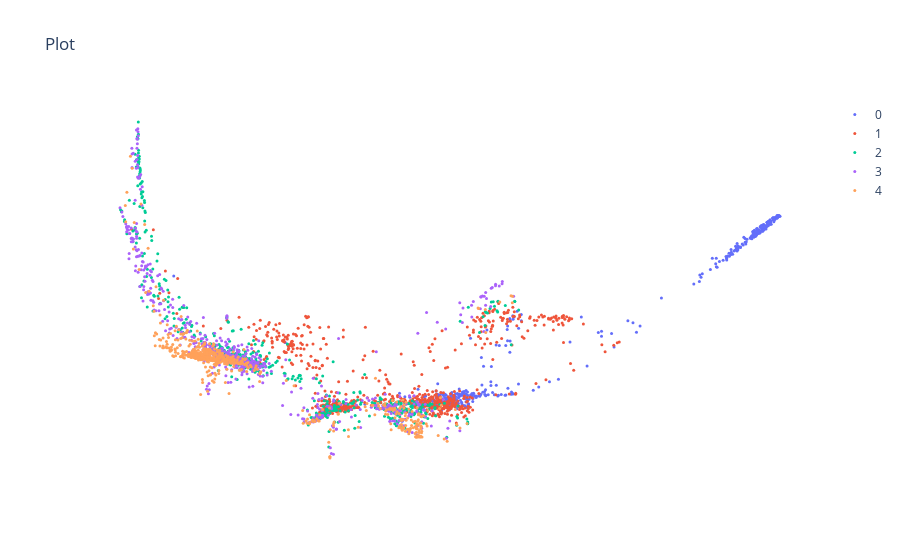

Notebook code for this chart:
### Code cell
scatter(data['phate'], data['colors'], s=3, white_bkgrnd=True, ticks=False, rescale=True).show()

### Figure 1 — Plotly figure (JSON) as saved in the notebook; plotly's stock layout.template omitted (floating-point values rounded to 4 significant figures; data arrays with more than 128 entries replaced by an {"elided": "..."} marker saying what was removed)
{"data": [{"marker": {"color": 0, "colorscale": [[0, "#440154"], [0.1111, "#482878"], [0.2222, "#3e4989"], [0.3333, "#31688e"], [0.4444, "#26828e"], [0.5556, "#1f9e89"], [0.6667, "#35b779"], [0.7778, "#6ece58"], [0.8889, "#b5de2b"], [1, "#fde725"]], "opacity": 1, "size": 3}, "mode": "markers", "name": "0", "type": "scatter", "x": {"elided": "419 float values"}, "y": {"elided": "419 float values"}}, {"marker": {"color": 1, "opacity": 1, "size": 3}, "mode": "markers", "name": "1", "type": "scatter", "x": {"elided": "758 float values"}, "y": {"elided": "758 float values"}}, {"marker": {"color": 2, "opacity": 1, "size": 3}, "mode": "markers", "name": "2", "type": "scatter", "x": {"elided": "598 float values"}, "y": {"elided": "598 float values"}}, {"marker": {"color": 3, "opacity": 1, "size": 3}, "mode": "markers", "name": "3", "type": "scatter", "x": {"elided": "652 float values"}, "y": {"elided": "652 float values"}}, {"marker": {"color": 4, "opacity": 1, "size": 3}, "mode": "markers", "name": "4", "type": "scatter", "x": {"elided": "573 float values"}, "y": {"elided": "573 float values"}}], "layout": {"paper_bgcolor": "white", "plot_bgcolor": "white", "scene": {"xaxis": {"title": {"text": "X"}}, "yaxis": {"title": {"text": "Y"}}}, "showlegend": true, "title": {"text": "Plot"}, "xaxis": {"showgrid": false, "showline": false, "showticklabels": false, "ticks": "", "zeroline": false}, "yaxis": {"showgrid": false, "showline": false, "showticklabels": false, "ticks": "", "zeroline": false}}}
